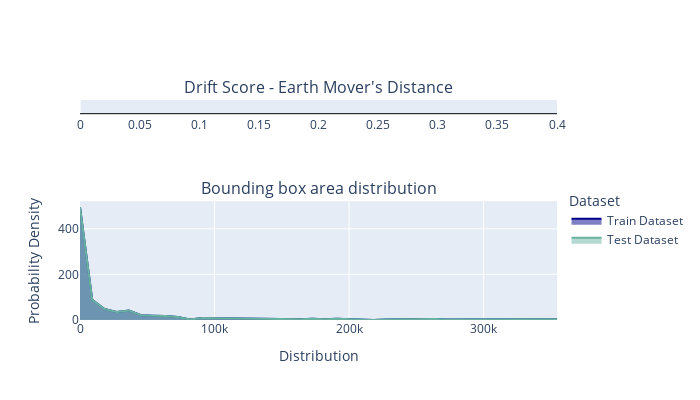
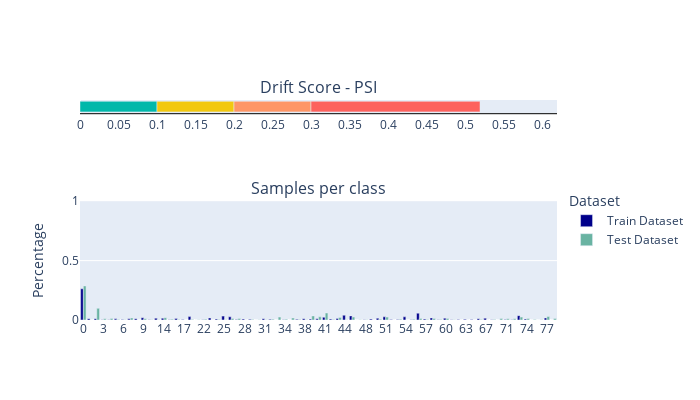
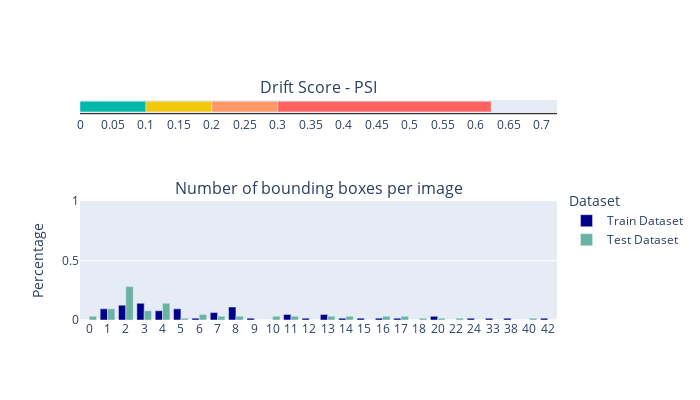

Notebook code for these charts, in order:
### Code cell
check = TrainTestLabelDrift()
check.run(train_ds, test_ds)

### Figure 1 — Plotly figure (JSON) as saved in the notebook; plotly's stock layout.template omitted (floating-point values rounded to 4 significant figures)
{"data": [{"base": 0, "marker": {"color": "#01B8AA"}, "offsetgroup": "0", "orientation": "h", "showlegend": false, "type": "bar", "x": [0], "xaxis": "x", "y": ["Drift Score"], "yaxis": "y"}, {"fill": "tozeroy", "line": {"color": "darkblue"}, "name": "Train Dataset", "type": "scatter", "x": [3.493, 9096.0, 18190.0, 27280.0, 36370.0, 45470.0, 54560.0, 63650.0, 72750.0, 81840.0, 90930.0, 100000.0, 109100.0, 118200.0, 127300.0, 136400.0, 145500.0, 154600.0, 163700.0, 172800.0, 181900.0, 191000.0, 200000.0, 209100.0, 218200.0, 227300.0, 236400.0, 245500.0, 254600.0, 263700.0, 272800.0, 281900.0, 291000.0, 300100.0, 309200.0, 318300.0, 327300.0, 336400.0, 345500.0, 354600.0], "xaxis": "x2", "y": [495, 89, 48, 35, 42, 21, 19, 18, 13, 2, 9, 8, 6, 6, 6, 3, 3, 3, 3, 6, 3, 6, 4, 4, 0, 2, 3, 2, 2, 4, 2, 2, 1, 1, 1, 4, 2, 1, 2, 3, 4, 1, 1, 1, 0, 4, 1, 1, 1, 3, 0, 1, 1, 0, 1, 0, 1, 2, 0, 0, 0, 1, 0, 1, 0, 1, 1, 0, 1, 1, 0, 0, 3, 2, 2, 0, 0, 2, 2, 0, 0, 0, 0, 0, 1, 2, 0, 0, 0, 0, 0, 1, 0, 0, 0, 0, 0, 0, 0, 1], "yaxis": "y2"}, {"fill": "tozeroy", "line": {"color": "#69b3a2"}, "name": "Test Dataset", "type": "scatter", "x": [3.493, 9096.0, 18190.0, 27280.0, 36370.0, 45470.0, 54560.0, 63650.0, 72750.0, 81840.0, 90930.0, 100000.0, 109100.0, 118200.0, 127300.0, 136400.0, 145500.0, 154600.0, 163700.0, 172800.0, 181900.0, 191000.0, 200000.0, 209100.0, 218200.0, 227300.0, 236400.0, 245500.0, 254600.0, 263700.0, 272800.0, 281900.0, 291000.0, 300100.0, 309200.0, 318300.0, 327300.0, 336400.0, 345500.0, 354600.0], "xaxis": "x2", "y": [495, 89, 48, 35, 42, 21, 19, 18, 13, 2, 9, 8, 6, 6, 6, 3, 3, 3, 3, 6, 3, 6, 4, 4, 0, 2, 3, 2, 2, 4, 2, 2, 1, 1, 1, 4, 2, 1, 2, 3, 4, 1, 1, 1, 0, 4, 1, 1, 1, 3, 0, 1, 1, 0, 1, 0, 1, 2, 0, 0, 0, 1, 0, 1, 0, 1, 1, 0, 1, 1, 0, 0, 3, 2, 2, 0, 0, 2, 2, 0, 0, 0, 0, 0, 1, 2, 0, 0, 0, 0, 0, 1, 0, 0, 0, 0, 0, 0, 0, 1], "yaxis": "y2"}], "layout": {"annotations": [{"font": {"size": 16}, "showarrow": false, "text": "Drift Score - Earth Mover's Distance", "x": 0.5, "xanchor": "center", "xref": "paper", "y": 1, "yanchor": "bottom", "yref": "paper"}, {"font": {"size": 16}, "showarrow": false, "text": "Bounding box area distribution", "x": 0.5, "xanchor": "center", "xref": "paper", "y": 0.54, "yanchor": "bottom", "yref": "paper"}], "height": 400, "legend": {"title": {"text": "Dataset"}, "y": 0.6, "yanchor": "top"}, "width": 700, "xaxis": {"anchor": "y", "domain": [0, 1], "dtick": 0.05, "fixedrange": true, "gridcolor": "black", "linecolor": "black", "range": [0, 0.4], "showgrid": false}, "xaxis2": {"anchor": "y2", "domain": [0, 1], "fixedrange": true, "range": [3.493, 354600.0], "title": {"text": "Distribution"}}, "yaxis": {"anchor": "x", "color": "black", "domain": [0.94, 1], "fixedrange": true, "showgrid": false, "showline": false, "showticklabels": false, "zeroline": false}, "yaxis2": {"anchor": "x2", "domain": [0, 0.54], "title": {"text": "Probability Density"}}}}

### Figure 2 — Plotly figure (JSON) as saved in the notebook; plotly's stock layout.template omitted (floating-point values rounded to 4 significant figures)
{"data": [{"base": 0, "marker": {"color": "#01B8AA"}, "offsetgroup": "0", "orientation": "h", "showlegend": false, "type": "bar", "x": [0.1], "xaxis": "x", "y": ["Drift Score"], "yaxis": "y"}, {"base": 0.1, "marker": {"color": "#F2C80F"}, "offsetgroup": "0", "orientation": "h", "showlegend": false, "type": "bar", "x": [0.1], "xaxis": "x", "y": ["Drift Score"], "yaxis": "y"}, {"base": 0.2, "marker": {"color": "#FE9666"}, "offsetgroup": "0", "orientation": "h", "showlegend": false, "type": "bar", "x": [0.1], "xaxis": "x", "y": ["Drift Score"], "yaxis": "y"}, {"base": 0.3, "marker": {"color": "#FD625E"}, "offsetgroup": "0", "orientation": "h", "showlegend": false, "type": "bar", "x": [0.2195], "xaxis": "x", "y": ["Drift Score"], "yaxis": "y"}, {"marker": {"color": "darkblue"}, "name": "Train Dataset", "type": "bar", "x": [0, 1, 2, 3, 4, 5, 6, 7, 8, 9, 11, 13, 14, 15, 16, 17, 20, 21, 22, 23, 24, 25, 26, 27, 28, 29, 30, 31, 32, 33, 34, 35, 36, 38, 39, 40, 41, 42, 43, 44, 45, 46, 48, 49, 50, 51, 52, 53, 54, 55, 56, 57, 58, 59, 60, 61, 62, 63, 64, 65, 67, 68, 69, 71, 72, 73, 74, 75, 76, 77, 79], "xaxis": "x2", "y": [0.263, 0.01152, 0.01152, 0.001919, 0.001919, 0.009597, 0.003839, 0.009597, 0.01152, 0.01919, 0.001919, 0.01536, 0.01536, 0.001919, 0.01344, 0.003839, 0.02879, 0, 0.001919, 0.01727, 0.007678, 0.03263, 0.02687, 0.003839, 0.007678, 0.005758, 0, 0.01152, 0.005758, 0, 0.001919, 0, 0.005758, 0.01152, 0.007678, 0.009597, 0.02303, 0.007678, 0.01344, 0.04031, 0.03455, 0, 0.001919, 0.007678, 0.01536, 0.02687, 0.003839, 0.003839, 0.02687, 0.001919, 0.05758, 0.007678, 0.01727, 0.001919, 0.01536, 0.001919, 0.003839, 0.005758, 0.003839, 0.01152, 0.01536, 0.001919, 0, 0.003839, 0.001919, 0.03647, 0.007678, 0, 0, 0.01727, 0], "yaxis": "y2"}, {"marker": {"color": "#69b3a2"}, "name": "Test Dataset", "type": "bar", "x": [0, 1, 2, 3, 4, 5, 6, 7, 8, 9, 11, 13, 14, 15, 16, 17, 20, 21, 22, 23, 24, 25, 26, 27, 28, 29, 30, 31, 32, 33, 34, 35, 36, 38, 39, 40, 41, 42, 43, 44, 45, 46, 48, 49, 50, 51, 52, 53, 54, 55, 56, 57, 58, 59, 60, 61, 62, 63, 64, 65, 67, 68, 69, 71, 72, 73, 74, 75, 76, 77, 79], "xaxis": "x2", "y": [0.2868, 0, 0.09804, 0.009804, 0.01225, 0.004902, 0.002451, 0.01716, 0, 0.009804, 0.002451, 0.002451, 0.01961, 0.007353, 0.004902, 0, 0.004902, 0.002451, 0.007353, 0, 0.004902, 0.002451, 0.01225, 0.01225, 0, 0.004902, 0.002451, 0.002451, 0.007353, 0.02451, 0.007353, 0.01716, 0.004902, 0.002451, 0.03431, 0.02696, 0.05882, 0.004902, 0.02206, 0.002451, 0.02451, 0.002451, 0.002451, 0, 0.007353, 0.02451, 0, 0.007353, 0, 0.007353, 0.01225, 0.004902, 0.01225, 0.004902, 0.01225, 0.002451, 0, 0, 0, 0.004902, 0, 0.004902, 0.01225, 0.009804, 0.009804, 0.02451, 0.01225, 0.004902, 0.002451, 0.02941, 0.01225], "yaxis": "y2"}], "layout": {"annotations": [{"font": {"size": 16}, "showarrow": false, "text": "Drift Score - PSI", "x": 0.5, "xanchor": "center", "xref": "paper", "y": 1, "yanchor": "bottom", "yref": "paper"}, {"font": {"size": 16}, "showarrow": false, "text": "Samples per class", "x": 0.5, "xanchor": "center", "xref": "paper", "y": 0.54, "yanchor": "bottom", "yref": "paper"}], "height": 400, "legend": {"title": {"text": "Dataset"}, "y": 0.6, "yanchor": "top"}, "width": 700, "xaxis": {"anchor": "y", "domain": [0, 1], "dtick": 0.05, "fixedrange": true, "gridcolor": "black", "linecolor": "black", "range": [0, 0.6195], "showgrid": false}, "xaxis2": {"anchor": "y2", "domain": [0, 1], "type": "category"}, "yaxis": {"anchor": "x", "color": "black", "domain": [0.94, 1], "fixedrange": true, "showgrid": false, "showline": false, "showticklabels": false, "zeroline": false}, "yaxis2": {"anchor": "x2", "domain": [0, 0.54], "fixedrange": true, "range": [0, 1], "title": {"text": "Percentage"}}}}

### Figure 3 — Plotly figure (JSON) as saved in the notebook; plotly's stock layout.template omitted (floating-point values rounded to 4 significant figures)
{"data": [{"base": 0, "marker": {"color": "#01B8AA"}, "offsetgroup": "0", "orientation": "h", "showlegend": false, "type": "bar", "x": [0.1], "xaxis": "x", "y": ["Drift Score"], "yaxis": "y"}, {"base": 0.1, "marker": {"color": "#F2C80F"}, "offsetgroup": "0", "orientation": "h", "showlegend": false, "type": "bar", "x": [0.1], "xaxis": "x", "y": ["Drift Score"], "yaxis": "y"}, {"base": 0.2, "marker": {"color": "#FE9666"}, "offsetgroup": "0", "orientation": "h", "showlegend": false, "type": "bar", "x": [0.1], "xaxis": "x", "y": ["Drift Score"], "yaxis": "y"}, {"base": 0.3, "marker": {"color": "#FD625E"}, "offsetgroup": "0", "orientation": "h", "showlegend": false, "type": "bar", "x": [0.3235], "xaxis": "x", "y": ["Drift Score"], "yaxis": "y"}, {"marker": {"color": "darkblue"}, "name": "Train Dataset", "type": "bar", "x": [0, 1, 2, 3, 4, 5, 6, 7, 8, 9, 10, 11, 12, 13, 14, 15, 16, 17, 18, 20, 22, 24, 33, 38, 40, 42], "xaxis": "x2", "y": [0, 0.09375, 0.125, 0.1406, 0.07812, 0.09375, 0.01562, 0.0625, 0.1094, 0.01562, 0, 0.04688, 0.01562, 0.04688, 0.01562, 0.01562, 0.01562, 0.01562, 0, 0.03125, 0, 0.01562, 0.01562, 0.01562, 0, 0.01562], "yaxis": "y2"}, {"marker": {"color": "#69b3a2"}, "name": "Test Dataset", "type": "bar", "x": [0, 1, 2, 3, 4, 5, 6, 7, 8, 9, 10, 11, 12, 13, 14, 15, 16, 17, 18, 20, 22, 24, 33, 38, 40, 42], "xaxis": "x2", "y": [0.03125, 0.09375, 0.2812, 0.07812, 0.1406, 0.01562, 0.04688, 0.03125, 0.03125, 0, 0.03125, 0.03125, 0, 0.03125, 0.03125, 0, 0.03125, 0.03125, 0.01562, 0.01562, 0.01562, 0, 0, 0, 0.01562, 0], "yaxis": "y2"}], "layout": {"annotations": [{"font": {"size": 16}, "showarrow": false, "text": "Drift Score - PSI", "x": 0.5, "xanchor": "center", "xref": "paper", "y": 1, "yanchor": "bottom", "yref": "paper"}, {"font": {"size": 16}, "showarrow": false, "text": "Number of bounding boxes per image", "x": 0.5, "xanchor": "center", "xref": "paper", "y": 0.54, "yanchor": "bottom", "yref": "paper"}], "height": 400, "legend": {"title": {"text": "Dataset"}, "y": 0.6, "yanchor": "top"}, "width": 700, "xaxis": {"anchor": "y", "domain": [0, 1], "dtick": 0.05, "fixedrange": true, "gridcolor": "black", "linecolor": "black", "range": [0, 0.7235], "showgrid": false}, "xaxis2": {"anchor": "y2", "domain": [0, 1], "type": "category"}, "yaxis": {"anchor": "x", "color": "black", "domain": [0.94, 1], "fixedrange": true, "showgrid": false, "showline": false, "showticklabels": false, "zeroline": false}, "yaxis2": {"anchor": "x2", "domain": [0, 0.54], "fixedrange": true, "range": [0, 1], "title": {"text": "Percentage"}}}}
